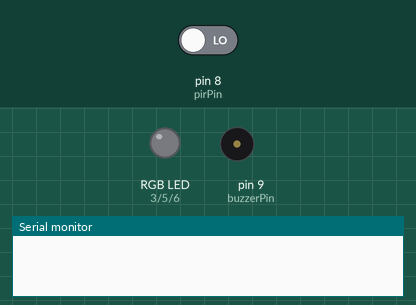
Recording of a sketch running on a simulated Arduino Uno, built with avr-gcc and run on an emulated ATmega328P. On the bench: an RGB LED mixed from three pins (HIGH = lit), buzzer (waves = sounding), the last lines printed to the serial monitor. The inputs (shaded band) are chosen by the test bench; at power-on: pin 8 (pirPin) LOW.

Above: at 1.2 s.
1.3 s: pin 8 (pirPin) driven HIGH
At 1.45 s:
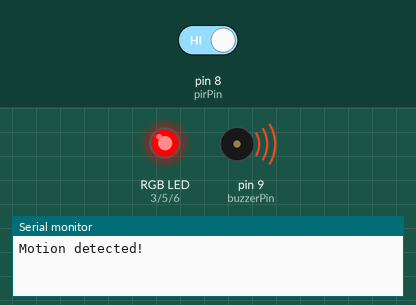
At 2.05 s:
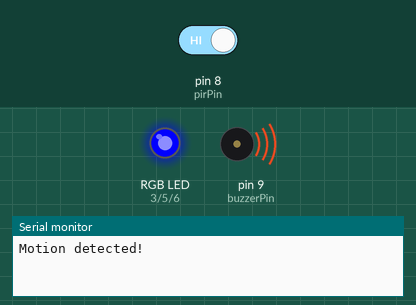
4.3 s: pin 8 (pirPin) driven LOW
At 4.55 s:
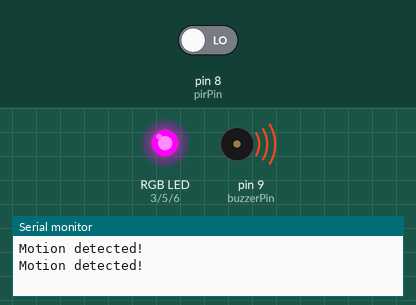
Timing chart, 0 to 7.3 s (numbered marks = the images above; inputs shaded):
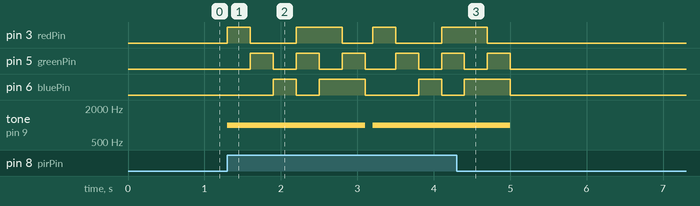

Measured:
- after the input at 1.3 s, pin 3 (redPin): goes HIGH 0.30 s, LOW 0.60 s, HIGH 0.60 s, LOW 0.40 s, HIGH 0.30 s, LOW 0.60 s, then HIGH, starting at once; pin 5 (greenPin): LOW → HIGH after 0.30 s, → LOW 0.30 s later, → HIGH 0.30 s later, → LOW 0.30 s later, … (9 changes in this stretch)
- after the input at 4.3 s, pin 3 (redPin): goes on until 4.7 s, then stays LOW; pin 5 (greenPin), pin 6 (bluePin): goes on until 5.0 s, then stays LOW; tone on pin 9 (buzzerPin): goes on until 5.0 s, then stays silent

The sketch:

project_18_code.ino
```cpp
// Define pins
const int pirPin = 8;
const int redPin = 3;
const int greenPin = 5;
const int bluePin = 6;
const int buzzerPin = 9;

void setup() {
  pinMode(pirPin, INPUT);
  pinMode(redPin, OUTPUT);
  pinMode(greenPin, OUTPUT);
  pinMode(bluePin, OUTPUT);
  pinMode(buzzerPin, OUTPUT);

  Serial.begin(9600);
}

void loop() {
  int motionDetected = digitalRead(pirPin);

  if (motionDetected == HIGH) {
    Serial.println("Motion detected!");

    // Flash RGB Colors
    setColor(255, 0, 0);  // Red
    tone(buzzerPin, 1000); // Alarm sound
    delay(300);

    setColor(0, 255, 0);  // Green
    delay(300);

    setColor(0, 0, 255);  // Blue
    delay(300);

    setColor(255, 255, 0); // Yellow
    delay(300);

    setColor(255, 0, 255); // Magenta
    delay(300);

    setColor(0, 255, 255); // Cyan
    delay(300);

    noTone(buzzerPin); // Turn off buzzer
    setColor(0, 0, 0);  // LED off
  }
  else {
    setColor(0, 0, 0);  // LED off
    noTone(buzzerPin); // Buzzer off
  }

  delay(100);
}

void setColor(int red, int green, int blue) {
  analogWrite(redPin, red);
  analogWrite(greenPin, green);
  analogWrite(bluePin, blue);
}
```
